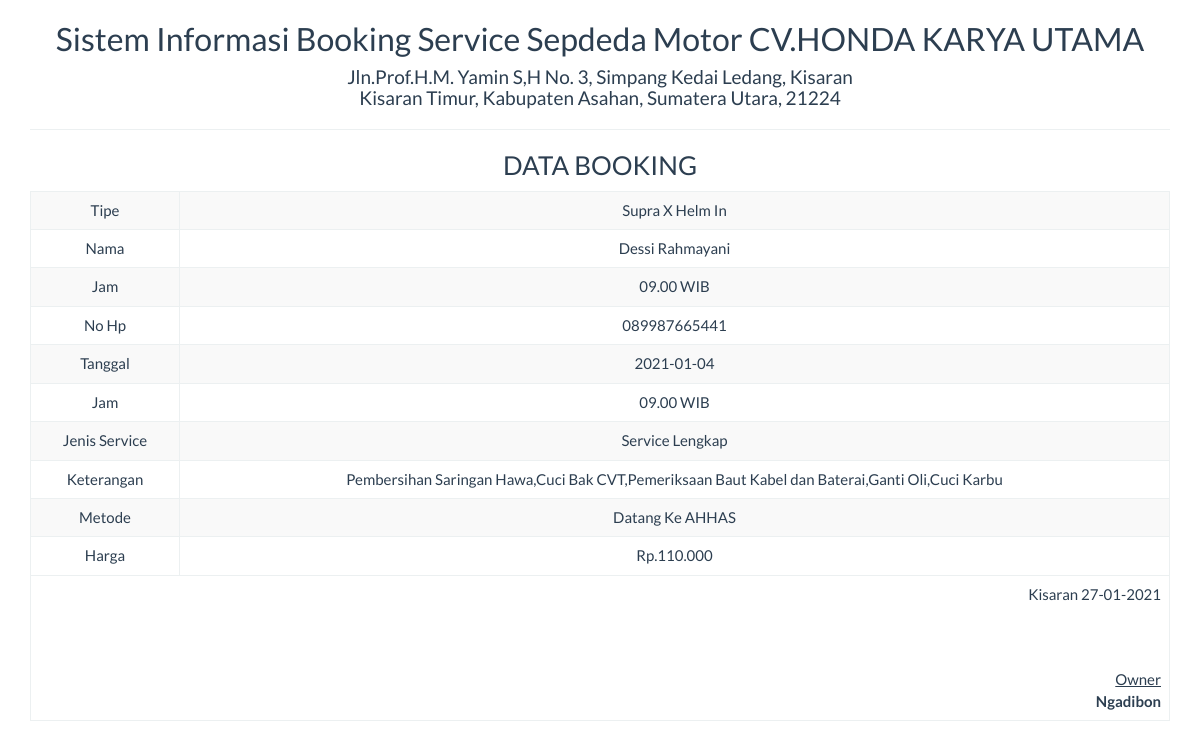
Page /report/booking_satu.php?id=20 on the committed database.
### tables this page shows
CREATE TABLE `tb_service` (
  `id` int(5) NOT NULL,
  `no_polisi` varchar(20) NOT NULL,
  `tipe` varchar(20) NOT NULL,
  `nama` varchar(50) NOT NULL,
  `alamat` varchar(50) NOT NULL,
  `no_hp` varchar(20) NOT NULL,
  `tanggal` date NOT NULL,
  `jam` varchar(20) NOT NULL,
  `jenis_service` varchar(20) NOT NULL,
  `keterangan` varchar(100) NOT NULL,
  `metode` varchar(20) NOT NULL,
  `harga` varchar(50) NOT NULL
);

### report/booking_satu.php (the view, shortened to what this page needs)
<!DOCTYPE html>
<html>
    <head>
        <link href="../Assets/css/bootstrap.min.css" rel="stylesheet" type="text/css"/>
    </head>
    <body onload="print()">
        <?php
        include '../config/koneksi.php';
        $sql = "SELECT * FROM tb_service WHERE id='" . $_GET ['id'] . "'";
        $query = mysqli_query($koneksi, $sql) or die("SQL Detail error");
        $data = mysqli_fetch_array($query);
        ?>
        <div class="container">
            <div class='row'>
                <div class="col-sm-12">
                    <div class="text-center">
                        <h2>Sistem Informasi Booking Service Sepdeda Motor CV.HONDA KARYA UTAMA</h2>
                        <h4>Jln.Prof.H.M. Yamin S,H No. 3, Simpang Kedai Ledang, Kisaran<br> Kisaran Timur, Kabupaten Asahan, Sumatera Utara, 21224</h4>
                        <hr>
                        <h3>DATA BOOKING</h3>
                        <table class="table table-bordered table-striped table-hover">
                            <tbody>
                                <tr>
                                    <td>Tipe</td> <td><?= $data['tipe'] ?></td>
                                </tr>
                                <tr>
                                    <td>Nama</td> <td><?= $data['nama'] ?></td>
                                </tr>
                                 <tr>
                                    <td>Jam</td> <td><?= $data['jam'] ?></td>
                                </tr>
                                <tr>
                                    <td>No Hp</td> <td><?= $data['no_hp'] ?></td>
                                </tr>
                                <tr>
                                    <td>Tanggal</td> <td><?= $data['tanggal'] ?></td>
                                </tr>
                                <tr>
                                    <td>Jam</td> <td><?= $data['jam'] ?></td>
                                </tr>
                                 <tr>
                                    <td>Jenis Service</td> <td><?= $data['jenis_service'] ?></td>
                                </tr>
                                 <tr>
                                    <td>Keterangan</td> <td><?= $data['keterangan'] ?></td>
                                </tr>
                                 <tr>
                                    <td>Metode</td> <td><?= $data['metode'] ?></td>
                                </tr>
                                 <tr>
                                    <td>Harga</td> <td><?= $data['harga'] ?></td>
                                </tr>
                            </tbody>
                            <tfoot>
                                <tr>
                                    <td colspan="2" class="text-right">
                                        Kisaran  <?= date("d-m-Y") ?>
                                        <br><br><br><br>
                                        <u>Owner<strong></u><br>
                                        Ngadibon
									</td>
								</tr>
							</tfoot>
                        </table>
                    </div>
                </div>
            </div>
    </body>
</html>

### rows in the picture
tb_service: tipe "Supra X Helm In", nama "Dessi Rahmayani", jam "09.00 WIB", no_hp "089987665441", tanggal "2021-01-04", jenis_service "Service Lengkap", keterangan "Pembersihan Saringan Hawa,Cuci Bak CVT,Pemeriksaan Baut Kabel dan Baterai,Ganti Oli,Cuci Karbu", metode "Datang Ke AHHAS", harga "Rp.110.000"
